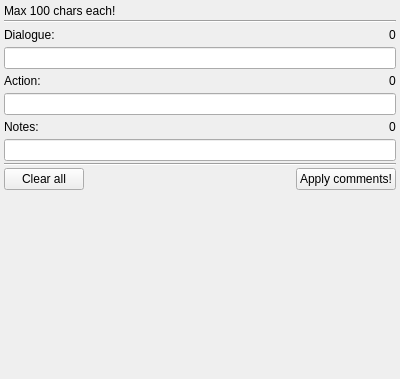
<?xml version="1.0" encoding="UTF-8"?>
<ui version="4.0">
 <class>FrameComment</class>
 <widget class="QWidget" name="FrameComment">
  <property name="geometry">
   <rect>
    <x>0</x>
    <y>0</y>
    <width>400</width>
    <height>379</height>
   </rect>
  </property>
  <property name="windowTitle">
   <string>Frame Comments</string>
  </property>
  <layout class="QVBoxLayout" name="verticalLayout">
   <property name="spacing">
    <number>2</number>
   </property>
   <property name="leftMargin">
    <number>4</number>
   </property>
   <property name="topMargin">
    <number>4</number>
   </property>
   <property name="rightMargin">
    <number>4</number>
   </property>
   <property name="bottomMargin">
    <number>4</number>
   </property>
   <item>
    <widget class="QLabel" name="label">
     <property name="text">
      <string>Max 100 chars each!</string>
     </property>
    </widget>
   </item>
   <item>
    <widget class="Line" name="line">
     <property name="orientation">
      <enum>Qt::Horizontal</enum>
     </property>
    </widget>
   </item>
   <item>
    <layout class="QHBoxLayout" name="horizontalLayout">
     <item>
      <widget class="QLabel" name="labDialogue">
       <property name="text">
        <string>Dialogue:</string>
       </property>
      </widget>
     </item>
     <item>
      <spacer name="horizontalSpacer">
       <property name="orientation">
        <enum>Qt::Horizontal</enum>
       </property>
       <property name="sizeHint" stdset="0">
        <size>
         <width>40</width>
         <height>20</height>
        </size>
       </property>
      </spacer>
     </item>
     <item>
      <widget class="QLabel" name="labDialogueCount">
       <property name="text">
        <string>0</string>
       </property>
      </widget>
     </item>
    </layout>
   </item>
   <item>
    <widget class="QLineEdit" name="leDialogue">
     <property name="maxLength">
      <number>100</number>
     </property>
    </widget>
   </item>
   <item>
    <layout class="QHBoxLayout" name="horizontalLayout_2">
     <item>
      <widget class="QLabel" name="labAction">
       <property name="text">
        <string>Action:</string>
       </property>
      </widget>
     </item>
     <item>
      <spacer name="horizontalSpacer_2">
       <property name="orientation">
        <enum>Qt::Horizontal</enum>
       </property>
       <property name="sizeHint" stdset="0">
        <size>
         <width>40</width>
         <height>20</height>
        </size>
       </property>
      </spacer>
     </item>
     <item>
      <widget class="QLabel" name="labActionCount">
       <property name="text">
        <string>0</string>
       </property>
      </widget>
     </item>
    </layout>
   </item>
   <item>
    <widget class="QLineEdit" name="leAction">
     <property name="maxLength">
      <number>100</number>
     </property>
    </widget>
   </item>
   <item>
    <layout class="QHBoxLayout" name="horizontalLayout_3">
     <item>
      <widget class="QLabel" name="labNotes">
       <property name="text">
        <string>Notes:</string>
       </property>
      </widget>
     </item>
     <item>
      <spacer name="horizontalSpacer_3">
       <property name="orientation">
        <enum>Qt::Horizontal</enum>
       </property>
       <property name="sizeHint" stdset="0">
        <size>
         <width>40</width>
         <height>20</height>
        </size>
       </property>
      </spacer>
     </item>
     <item>
      <widget class="QLabel" name="labNotesCount">
       <property name="text">
        <string>0</string>
       </property>
      </widget>
     </item>
    </layout>
   </item>
   <item>
    <widget class="QLineEdit" name="leNotes">
     <property name="maxLength">
      <number>100</number>
     </property>
    </widget>
   </item>
   <item>
    <widget class="Line" name="line_2">
     <property name="orientation">
      <enum>Qt::Horizontal</enum>
     </property>
    </widget>
   </item>
   <item>
    <layout class="QHBoxLayout" name="horizontalLayout_4">
     <item>
      <widget class="QPushButton" name="pushButton">
       <property name="text">
        <string>Clear all</string>
       </property>
      </widget>
     </item>
     <item>
      <spacer name="horizontalSpacer_4">
       <property name="orientation">
        <enum>Qt::Horizontal</enum>
       </property>
       <property name="sizeHint" stdset="0">
        <size>
         <width>40</width>
         <height>20</height>
        </size>
       </property>
      </spacer>
     </item>
     <item>
      <widget class="QPushButton" name="pushButton_2">
       <property name="text">
        <string>Apply comments!</string>
       </property>
      </widget>
     </item>
    </layout>
   </item>
   <item>
    <spacer name="verticalSpacer">
     <property name="orientation">
      <enum>Qt::Vertical</enum>
     </property>
     <property name="sizeHint" stdset="0">
      <size>
       <width>20</width>
       <height>117</height>
      </size>
     </property>
    </spacer>
   </item>
  </layout>
 </widget>
 <resources/>
 <connections/>
</ui>
